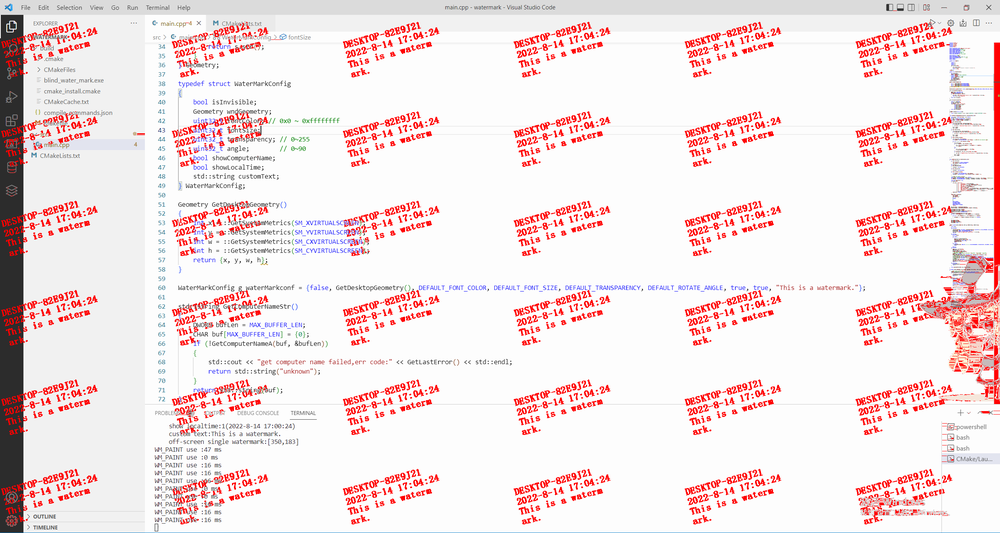
//> input picture decoder/img/decodec.png, 1000 x 533 px, shrunk from 2560 x 1364 before the run
$ ./decoder ../img/decodec.png out.png   (built with g++ and OpenCV 4)
//> lines starting //> are read from the running program, lines starting //| are printed output that depends on the picture; after the words box and inside, x2 and y2 are one past the last pixel; in counts of white or black regions, pixels touching at a corner belong together
//> further down, src is the input picture: 533 rows x 1000 cols, CV_8UC3; mean B, G, R 228.1, 227.5, 242.7
#include <opencv2/opencv.hpp>

#define CHAR_WIDTH 21
using namespace cv;

Vec3b markColor = {0, 0, 255};
bool accept(Vec3b temp)
{
	int filter = 5;
	int count = 0;
	for (int i = 0; i < 3; i++)
	{
		if ((temp[i] > 0 && temp[i] <= filter))
		{
			count++;
		}
	}
	return (count == 3);
}

Mat decode(Mat src)
{
	Vec3b last = src.at<Vec3b>(0, 0);
//> last = [219, 219, 219]
	int count = 0;
	for (int i = 0; i < src.rows; i++)
	{
		for (int j = 0; j < src.cols; j++)
		{
			Vec3b now = src.at<Vec3b>(i, j);
			Vec3b temp = now - last;
			if (accept(temp))
			{
				count++;
			}
			else
			{
				if (count > 0 && count <= CHAR_WIDTH)
				{
					for (int k = j - count; k < j; k++)
					{
						src.at<Vec3b>(i, k) = markColor;
					}
				}
				count = 0;
				last = now;
			}
		}
	}
//> this loop made 533 passes
//> (count, last) on passes 1 to 3: (0, [219, 219, 219]), (86, [218, 218, 218]), (13, [218, 218, 218])
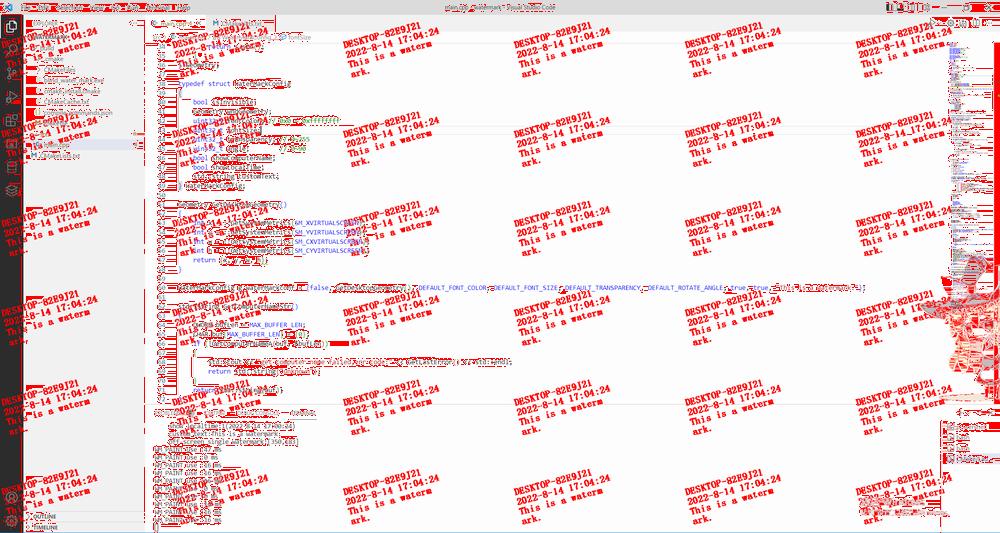
//> src: 533 rows x 1000 cols, CV_8UC3; 2.8% of pixels changed, all inside (x1, y1, x2, y2) = (0, 1, 1000, 533)
//> after the loop, count = 57; last = [233, 204, 162]
	count = 0;
	for (int i = src.rows - 1; i >= 0; i--)
	{
		for (int j = src.cols - 1; j >= 0; j--)
		{
			Vec3b now = src.at<Vec3b>(i, j);
			Vec3b temp = now - last;
			if (accept(temp))
			{
				count++;
			}
			else
			{
				if (count > 0 && count <= CHAR_WIDTH)
				{
					for (int k = j + count; k > j; k--)
					{
						src.at<Vec3b>(i, k) = markColor;
					}
				}
				count = 0;
				last = now;
			}
		}
	}
//> this loop made 533 passes
//> (count, last) on passes 1 to 3: (0, [99, 71, 29]), (0, [35, 40, 46]), (0, [46, 45, 43])
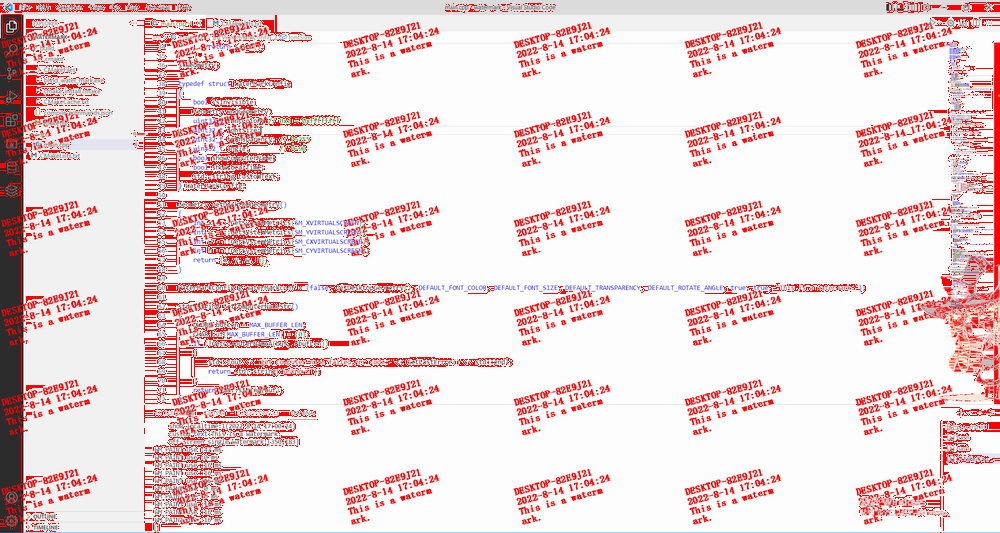
//> src: 533 rows x 1000 cols, CV_8UC3; 1.68% of pixels changed, all inside (x1, y1, x2, y2) = (0, 2, 1000, 533)
//> after the loop, count = 0; last = [219, 219, 219]
	return src;
}

int main(int argc, char **argv)
{
	if (argc != 3)
	{
		printf("      require 2 argument...\n");
		printf("      Usage: %s [input] [output]\n", argv[0]);
		return -1;
	}

	std::string inputFileName = argv[1];
	std::string outputFileName = argv[2];

	Mat src = imread(inputFileName);
	if (!src.empty())
	{
		imwrite(outputFileName, decode(src));
		return 0;
//> (the program exits here)
